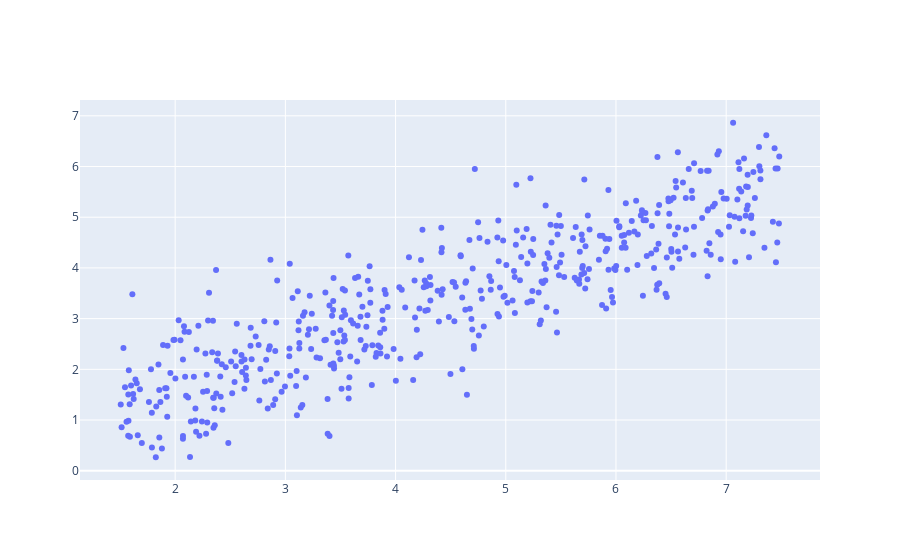

Notebook cell for this chart:
### Code cell
scatter = [go.Scatter(x = df['income'],y = df['happiness'],mode ='markers')] 
fig = go.Figure(scatter)
iplot(fig)

### Figure 1 — Plotly figure (JSON) as saved in the notebook; plotly's stock layout.template omitted (floating-point values rounded to 4 significant figures; data arrays with more than 128 entries replaced by an {"elided": "..."} marker saying what was removed)
{"data": [{"mode": "markers", "type": "scatter", "x": {"elided": "498 float values"}, "y": {"elided": "498 float values"}}], "layout": {}}
